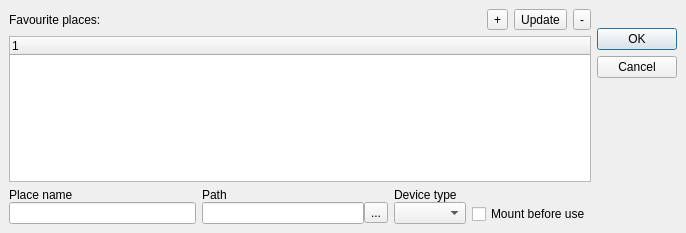
<ui version="4.0" >
 <class>Dialog</class>
 <widget class="QDialog" name="Dialog" >
  <property name="geometry" >
   <rect>
    <x>0</x>
    <y>0</y>
    <width>686</width>
    <height>233</height>
   </rect>
  </property>
  <property name="sizePolicy" >
   <sizepolicy>
    <hsizetype>5</hsizetype>
    <vsizetype>5</vsizetype>
    <horstretch>0</horstretch>
    <verstretch>10</verstretch>
   </sizepolicy>
  </property>
  <property name="windowTitle" >
   <string>Dialog</string>
  </property>
  <layout class="QGridLayout" >
   <property name="margin" >
    <number>9</number>
   </property>
   <property name="spacing" >
    <number>6</number>
   </property>
   <item rowspan="2" row="0" column="1" >
    <layout class="QVBoxLayout" >
     <property name="margin" >
      <number>0</number>
     </property>
     <property name="spacing" >
      <number>6</number>
     </property>
     <item>
      <widget class="QDialogButtonBox" name="buttonBox" >
       <property name="autoFillBackground" >
        <bool>false</bool>
       </property>
       <property name="orientation" >
        <enum>Qt::Vertical</enum>
       </property>
       <property name="standardButtons" >
        <set>QDialogButtonBox::Cancel|QDialogButtonBox::NoButton|QDialogButtonBox::Ok</set>
       </property>
       <property name="centerButtons" >
        <bool>true</bool>
       </property>
      </widget>
     </item>
     <item>
      <spacer>
       <property name="orientation" >
        <enum>Qt::Vertical</enum>
       </property>
       <property name="sizeType" >
        <enum>QSizePolicy::MinimumExpanding</enum>
       </property>
       <property name="sizeHint" >
        <size>
         <width>20</width>
         <height>51</height>
        </size>
       </property>
      </spacer>
     </item>
    </layout>
   </item>
   <item row="0" column="0" >
    <layout class="QHBoxLayout" >
     <property name="margin" >
      <number>0</number>
     </property>
     <property name="spacing" >
      <number>6</number>
     </property>
     <item>
      <widget class="QLabel" name="label" >
       <property name="text" >
        <string>Favourite places:</string>
       </property>
      </widget>
     </item>
     <item>
      <spacer>
       <property name="orientation" >
        <enum>Qt::Horizontal</enum>
       </property>
       <property name="sizeHint" >
        <size>
         <width>40</width>
         <height>20</height>
        </size>
       </property>
      </spacer>
     </item>
     <item>
      <layout class="QHBoxLayout" >
       <property name="margin" >
        <number>0</number>
       </property>
       <property name="spacing" >
        <number>6</number>
       </property>
       <item>
        <widget class="QToolButton" name="toolButton" >
         <property name="text" >
          <string>+</string>
         </property>
        </widget>
       </item>
       <item>
        <widget class="QToolButton" name="toolButton_2" >
         <property name="text" >
          <string>Update</string>
         </property>
        </widget>
       </item>
       <item>
        <widget class="QToolButton" name="toolButton_3" >
         <property name="text" >
          <string>-</string>
         </property>
        </widget>
       </item>
      </layout>
     </item>
    </layout>
   </item>
   <item row="1" column="0" >
    <widget class="QTreeWidget" name="treeWidget" />
   </item>
   <item row="2" column="0" >
    <layout class="QHBoxLayout" >
     <property name="margin" >
      <number>0</number>
     </property>
     <property name="spacing" >
      <number>6</number>
     </property>
     <item>
      <layout class="QVBoxLayout" >
       <property name="margin" >
        <number>0</number>
       </property>
       <property name="spacing" >
        <number>0</number>
       </property>
       <item>
        <widget class="QLabel" name="label_2" >
         <property name="text" >
          <string>Place name</string>
         </property>
        </widget>
       </item>
       <item>
        <widget class="QLineEdit" name="lineEdit" />
       </item>
      </layout>
     </item>
     <item>
      <layout class="QVBoxLayout" >
       <property name="margin" >
        <number>0</number>
       </property>
       <property name="spacing" >
        <number>0</number>
       </property>
       <item>
        <widget class="QLabel" name="label_3" >
         <property name="text" >
          <string>Path</string>
         </property>
        </widget>
       </item>
       <item>
        <layout class="QHBoxLayout" >
         <property name="margin" >
          <number>0</number>
         </property>
         <property name="spacing" >
          <number>0</number>
         </property>
         <item>
          <widget class="QLineEdit" name="lineEdit_2" />
         </item>
         <item>
          <widget class="QToolButton" name="toolButton_4" >
           <property name="text" >
            <string>...</string>
           </property>
          </widget>
         </item>
        </layout>
       </item>
      </layout>
     </item>
     <item>
      <layout class="QVBoxLayout" >
       <property name="margin" >
        <number>0</number>
       </property>
       <property name="spacing" >
        <number>0</number>
       </property>
       <item>
        <widget class="QLabel" name="label_4" >
         <property name="text" >
          <string>Device type</string>
         </property>
        </widget>
       </item>
       <item>
        <widget class="QComboBox" name="comboBox" />
       </item>
      </layout>
     </item>
     <item>
      <layout class="QVBoxLayout" >
       <property name="margin" >
        <number>0</number>
       </property>
       <property name="spacing" >
        <number>0</number>
       </property>
       <item>
        <spacer>
         <property name="orientation" >
          <enum>Qt::Vertical</enum>
         </property>
         <property name="sizeHint" >
          <size>
           <width>20</width>
           <height>16</height>
          </size>
         </property>
        </spacer>
       </item>
       <item>
        <widget class="QCheckBox" name="checkBox" >
         <property name="text" >
          <string>Mount before use</string>
         </property>
        </widget>
       </item>
      </layout>
     </item>
    </layout>
   </item>
  </layout>
 </widget>
 <resources/>
 <connections>
  <connection>
   <sender>buttonBox</sender>
   <signal>accepted()</signal>
   <receiver>Dialog</receiver>
   <slot>accept()</slot>
   <hints>
    <hint type="sourcelabel" >
     <x>537</x>
     <y>38</y>
    </hint>
    <hint type="destinationlabel" >
     <x>287</x>
     <y>149</y>
    </hint>
   </hints>
  </connection>
  <connection>
   <sender>buttonBox</sender>
   <signal>rejected()</signal>
   <receiver>Dialog</receiver>
   <slot>reject()</slot>
   <hints>
    <hint type="sourcelabel" >
     <x>537</x>
     <y>38</y>
    </hint>
    <hint type="destinationlabel" >
     <x>287</x>
     <y>149</y>
    </hint>
   </hints>
  </connection>
 </connections>
</ui>
